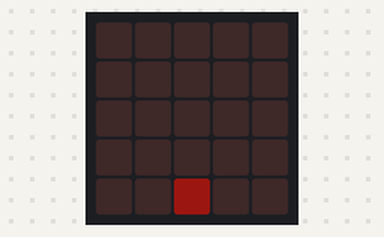
A program run on a simulated BBC micro:bit running MicroPython. On the bench: the board's 5×5 LED display. Dim RGB values are drawn brighter than linear. At 13.1 s the program stops and its outputs stay as they are.

Above: at 0.1 s.
At 1.22 s:
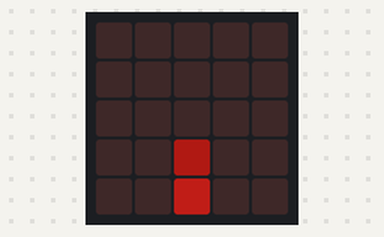
At 2.5 s:
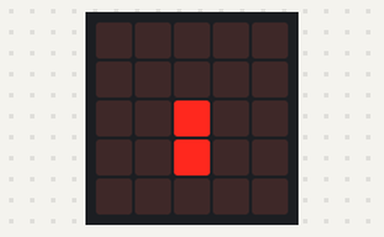
At 3.62 s:
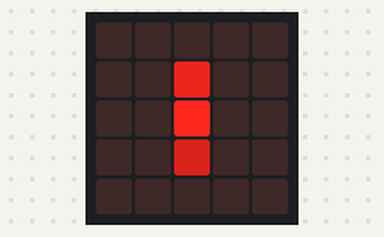
At 4.82 s:
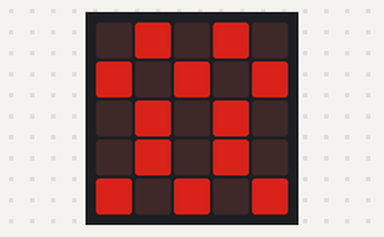
At 7.37 s:
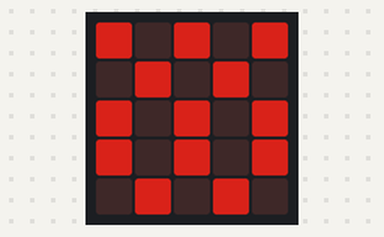

The program:

Jacob.py
```python
from microbit import *

firework = Image("00000:00000:00000:00000:00100")
display.show (firework)
sleep (1000)
firework = Image("00000:00000:00000:00100:00200")
display.show (firework)
sleep (150)
firework = Image("00000:00000:00000:00200:00300")
display.show (firework)
sleep (150)
firework = Image("00000:00000:00000:00300:00400")
display.show (firework)
sleep (150)
firework = Image("00000:00000:00000:00400:00500")
display.show (firework)
sleep (150)
firework = Image("00000:00000:00000:00500:00600")
display.show (firework)
sleep (150)
firework = Image("00000:00000:00000:00600:00500")
display.show (firework)
sleep (150)
firework = Image("00000:00000:00000:00700:00400")
display.show (firework)
sleep (150)
firework = Image("00000:00000:00000:00800:00300")
display.show (firework)
sleep (150)
firework = Image("00000:00000:00000:00900:00000")
display.show (firework)
sleep (150)
firework = Image("00000:00000:00900:00900:00000")
display.show (firework)
sleep (150)
firework = Image("00000:00000:00900:00900:00000")
display.show (firework)
sleep (150)
firework = Image("00000:00000:00900:00800:00000")
display.show (firework)
sleep (150)
firework = Image("00000:00000:00900:00500:00000")
display.show (firework)
sleep (150)
firework = Image("00000:00500:00900:00000:00000")
display.show (firework)
sleep (150)
firework = Image("00000:00700:00900:00000:00000")
display.show (firework)
sleep (150)
firework = Image("00000:07970:00800:30003:00000")
display.show (firework)
sleep (150)
firework = Image("00900:04740:00500:40006:00000")
display.show (firework)
sleep (150)
firework = Image("00000:00700:00900:00500:00000")
display.show (firework)
sleep (150)
firework = Image("00900:00700:00900:00000:00000")
display.show (firework)
sleep (150)
firework = Image("00800:00700:00900:00000:00000")
display.show (firework)
sleep (150)
firework = Image("05050:50505:05050:00000:00000")
display.show (firework)
sleep (150)
firework = Image("05050:50505:05050:50050:00500")
display.show (firework)
sleep (150)
firework = Image("05050:50505:05050:50505:05050")
display.show (firework)
sleep (150)
firework = Image("05050:50505:05050:05050:50505")
display.show (firework)
sleep (150)
firework = Image("50505:05050:50505:50505:05050")
display.show (firework)
sleep (150)
firework = Image("05050:50505:05050:05050:50505")
display.show (firework)
sleep (150)
firework = Image("50505:05050:50505:50505:05050")
display.show (firework)
sleep (150)
firework = Image("05050:50505:05050:05050:50505")
display.show (firework)
sleep (150)
firework = Image("50505:05050:50505:50505:05050")
display.show (firework)
sleep (150)
firework = Image("05050:50505:05050:05050:50505")
display.show (firework)
sleep (150)
firework = Image("50505:05050:50505:50505:05050")
display.show (firework)
sleep (150)
firework = Image("05050:50505:05050:05050:50505")
display.show (firework)
sleep (150)
firework = Image("50505:05050:50505:50505:05050")
display.show (firework)
sleep (150)
firework = Image("05050:50505:05050:05050:50505")
display.show (firework)
sleep (150)
firework = Image("50505:05050:50505:50505:05050")
display.show (firework)
sleep (150)
firework = Image("05050:50505:05050:05050:50505")
display.show (firework)
sleep (150)
firework = Image("50505:05050:50505:50505:05050")
display.show (firework)
sleep (150)
firework = Image("05050:50505:05050:05050:50505")
display.show (firework)
sleep (150)
firework = Image("50505:05050:50505:50505:05050")
display.show (firework)
sleep (150)
firework = Image("05050:50505:05050:05050:50505")
display.show (firework)
sleep (150)
firework = Image("50505:05050:50505:50505:05050")
display.show (firework)
sleep (150)
firework = Image("05050:50505:05050:05050:50505")
display.show (firework)
sleep (150)
firework = Image("50505:05050:50505:50505:05050")
display.show (firework)
sleep (150)


def fade ():
    for x in range(0,5):
        for y in range(0,5):
            b=display.get_pixel(y,x)
            if b>0:
                display.set_pixel(y,x,b-1)
            sleep(25)


fade()
fade()
fade()
fade()
fade()
fade()
fade()
fade()
fade()
```
